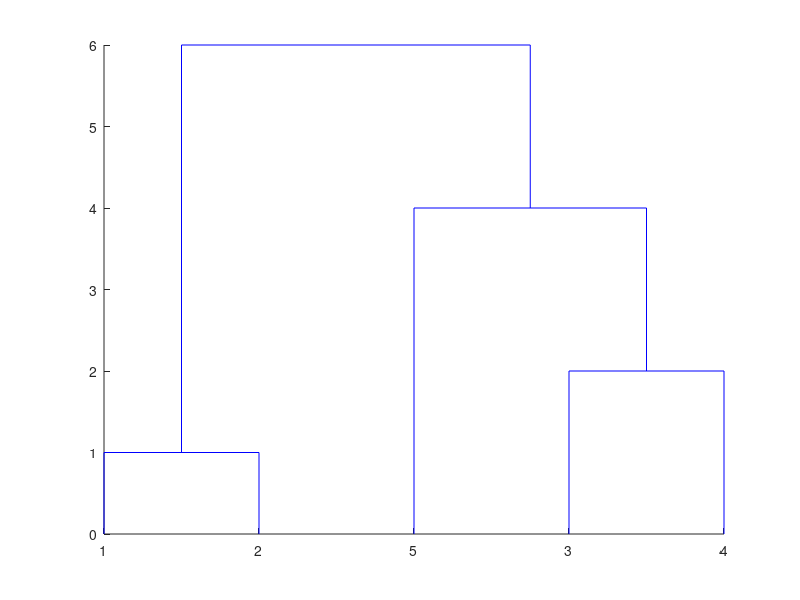

MATLAB code for this plot:
clc,clear
a=[1,0;1,1;3,2;4,3;2,5];
y=pdist(a,'cityblock');
yc=squareform(y)
z=linkage(y,'complete')
dendrogram(z)
T=cluster(z,'maxclust',3)
for i=1:3
    tm=find(T==i);
    tm=reshape(tm,1,length(tm));
    fprintf('第%d类的有%s\n',i,int2str(tm));
end